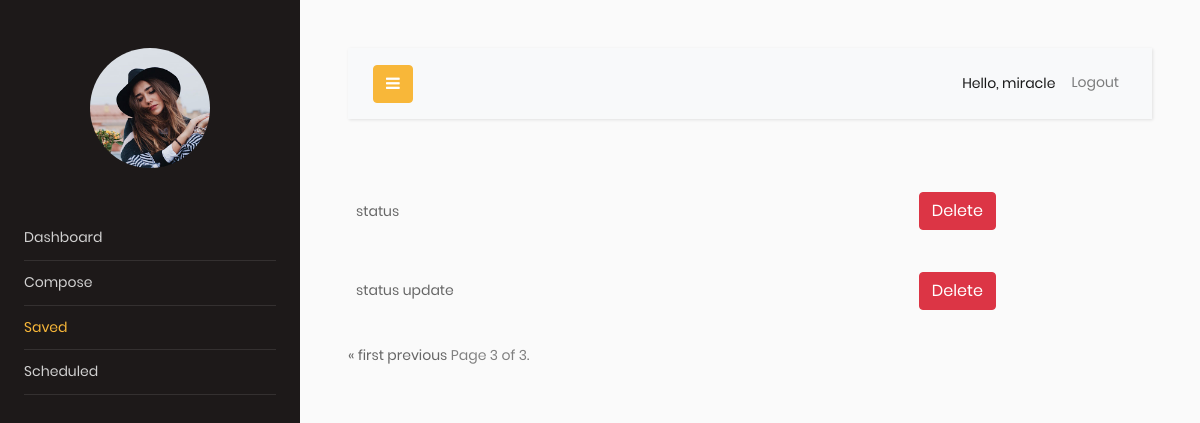
Page /saved/?page=5 (signed in) on the earlier database version.
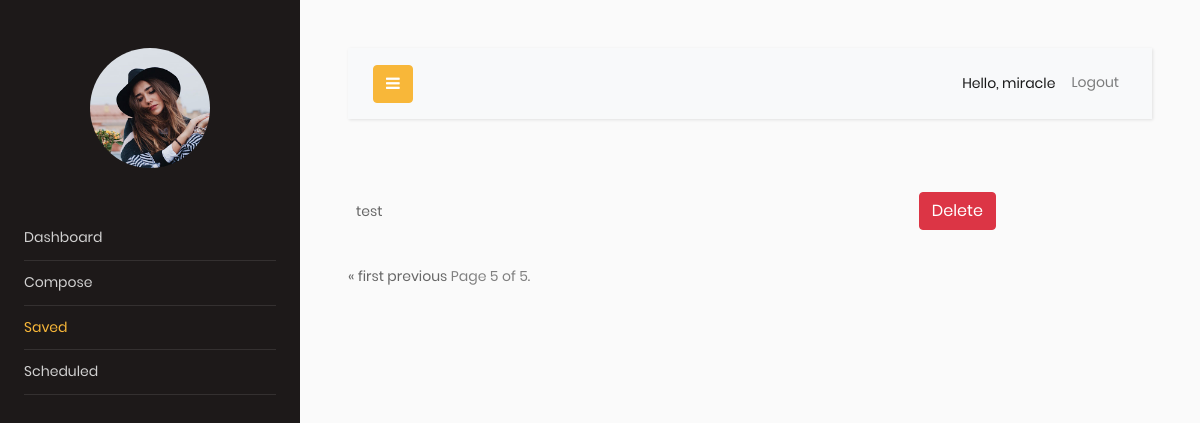
Same page on the later database version.
### emailscheduler/models.py (models this page shows)
class Compose(models.Model):
    user = models.ForeignKey(User, on_delete=models.CASCADE, related_name="emaillist", null=True)
    To = models.EmailField()
    cc = models.EmailField(blank=True, null=True)
    bcc = models.EmailField(blank=True, null=True)
    subject = models.CharField(max_length=200, blank=True, null=True)
    body = RichTextField(blank=True, null=True)
    date_time = models.DateTimeField(blank=True, null=True)
    draft = models.BooleanField(default=True)
    def __str__(self):
        return self.subject

### emailscheduler/views.py (the view)
# urls.py: path("saved/", views.saved, name="saved"),
def saved(request):
    emaillist= Compose.objects.filter(user=request.user)
    paginator = Paginator(emaillist,5)
    page_number = request.GET.get('page')
    page_obj = paginator.get_page(page_number)
    return render(request, 'saved.html',{"emaillist":emaillist,'page_obj': page_obj})

### templates/saved.html (shortened to what this page needs)
<!DOCTYPE html>
<html lang="en">
<head>
    {% extends 'base.html' %}
{% block content %}
{% for email in page_obj %}
    <table><td style="width: 70%">
<a href="{% url 'showsaved' email.id %}">
    {{ email }}
</a></td>
        <td><a class="btn btn-danger" href="{% url 'delete' email.id %}" size="10">Delete</a></td><br/>
    </table>
{% endfor %}<br/>
    <div class="pagination">
    <span class="step-links">
        {% if page_obj.has_previous %}
            <a href="?page=1">&laquo; first</a>
            <a href="?page={{ page_obj.previous_page_number }}">previous</a>
        {% endif %}
        <span class="current">
            Page {{ page_obj.number }} of {{ page_obj.paginator.num_pages }}.
        </span>
    </span>
</div>
{% endblock content %}

### templates/base.html (shortened to what this page needs)
<!DOCTYPE html>
<html lang="en">
<head>
      {% load static %}
      {% load bootstrap5 %}
		<link rel="stylesheet" href="https://stackpath.bootstrapcdn.com/font-awesome/4.7.0/css/font-awesome.min.css">
      <link rel="stylesheet" href="{%  static 'spec/components/sidebar.scss' %}">
		<link rel="stylesheet" href="{%  static 'css/style.css' %}">
      <link rel="stylesheet" href="{% static 'css/main.css' %}">
</head>
<body>
		<div class="wrapper d-flex align-items-stretch">
			<nav id="sidebar">
				<div class="p-4 pt-5">
                    <a href="#" class="img logo rounded-circle mb-5" style="background-image: url({% static 'images/logo.jpg' %})"></a>
	        <ul class="list-unstyled components mb-5" id="menulist">
	          <li class="drop active" id="/">
                  <a href="{% url "home" %}">Dashboard</a>
	          </li>
	          <li class="drop" id="/compose/">
	              <a href="{% url "compose" %}">Compose</a>
	          </li>
	          <li class="drop" id="/saved/">
              <a href="{% url "saved" %}">Saved</a>
	          </li>
	          <li class="drop" id="/scheduled/">
              <a href="{% url 'scheduled' %}">Scheduled</a>
	          </li>
	        </ul>
                </div>
            </nav>
        <div id="content" class="p-4 p-md-5">
        <nav class="navbar navbar-expand-lg navbar-light bg-light">
          <div class="container-fluid">
            <button type="button" id="sidebarCollapse" class="btn btn-primary">
              <i class="fa fa-bars"></i>
            </button>
            <div class="collapse navbar-collapse" id="navbarSupportedContent">
              <ul class="nav navbar-nav ml-auto">
                <li class="nav-item active">
                    <span class="nav-link">Hello, {{ request.user }}</span>
                </li>
                <li class="nav-item">
                    <a class="nav-link" href="{% url 'signout' %}"> Logout</a>
                </li>
              </ul>
            </div>
          </div>
        </nav>
            {% block content %}{% endblock %}
            </div>
        </div>
  </body>
</html>

### static/css/main.css (style rules this page uses)
* { margin: 0px; padding: 0px; box-sizing: border-box; }
body, html { height: 100%; font-family: Poppins-Regular, sans-serif; }
a { font-family: Poppins-Regular; font-size: 14px; line-height: 1.7; color: #666666; margin: 0px; transition: all 0.4s; -webkit-transition: all 0.4s; -o-transition: all 0.4s; -moz-transition: all 0.4s; }
ul, li { margin: 0px; list-style-type: none; }
button { outline: none !important; border: none; background: transparent; }

### templates/saved.html (style rules this page uses)
table { border-collapse: collapse; width: 100%; }
th, td { text-align: left; padding: 8px; }

Differences in the rows shown:
no longer on this page (row unchanged): Compose: subject "status"
no longer on this page (row unchanged): Compose: subject "status update"
added Compose: subject "test"
Other differences:
{{ page_obj.number }}: "3" → "5"
{{ page_obj.paginator.num_pages }}: "3" → "5"
